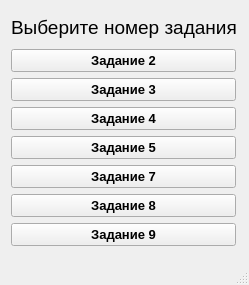
<?xml version="1.0" encoding="UTF-8"?>
<ui version="4.0">
 <class>MainWindow</class>
 <widget class="QMainWindow" name="MainWindow">
  <property name="geometry">
   <rect>
    <x>0</x>
    <y>0</y>
    <width>249</width>
    <height>285</height>
   </rect>
  </property>
  <property name="windowTitle">
   <string>MainWindow</string>
  </property>
  <widget class="QWidget" name="centralwidget">
   <widget class="QWidget" name="">
    <property name="geometry">
     <rect>
      <x>11</x>
      <y>11</y>
      <width>225</width>
      <height>235</height>
     </rect>
    </property>
    <layout class="QVBoxLayout" name="verticalLayout">
     <item>
      <widget class="QLabel" name="label">
       <property name="font">
        <font>
         <pointsize>14</pointsize>
         <weight>50</weight>
         <bold>false</bold>
        </font>
       </property>
       <property name="mouseTracking">
        <bool>false</bool>
       </property>
       <property name="text">
        <string>Выберите номер задания</string>
       </property>
      </widget>
     </item>
     <item>
      <widget class="QPushButton" name="secondTask">
       <property name="font">
        <font>
         <pointsize>10</pointsize>
         <weight>75</weight>
         <bold>true</bold>
        </font>
       </property>
       <property name="text">
        <string>Задание 2</string>
       </property>
      </widget>
     </item>
     <item>
      <widget class="QPushButton" name="thirdTask">
       <property name="font">
        <font>
         <pointsize>10</pointsize>
         <weight>75</weight>
         <bold>true</bold>
        </font>
       </property>
       <property name="text">
        <string>Задание 3</string>
       </property>
      </widget>
     </item>
     <item>
      <widget class="QPushButton" name="fourthTask">
       <property name="font">
        <font>
         <pointsize>10</pointsize>
         <weight>75</weight>
         <bold>true</bold>
        </font>
       </property>
       <property name="text">
        <string>Задание 4</string>
       </property>
      </widget>
     </item>
     <item>
      <widget class="QPushButton" name="fifthTask">
       <property name="font">
        <font>
         <pointsize>10</pointsize>
         <weight>75</weight>
         <bold>true</bold>
        </font>
       </property>
       <property name="text">
        <string>Задание 5</string>
       </property>
      </widget>
     </item>
     <item>
      <widget class="QPushButton" name="seventhTask">
       <property name="font">
        <font>
         <pointsize>10</pointsize>
         <weight>75</weight>
         <bold>true</bold>
        </font>
       </property>
       <property name="text">
        <string>Задание 7</string>
       </property>
      </widget>
     </item>
     <item>
      <widget class="QPushButton" name="eighthTask">
       <property name="font">
        <font>
         <pointsize>10</pointsize>
         <weight>75</weight>
         <bold>true</bold>
        </font>
       </property>
       <property name="text">
        <string>Задание 8</string>
       </property>
      </widget>
     </item>
     <item>
      <widget class="QPushButton" name="ninthTask">
       <property name="font">
        <font>
         <pointsize>10</pointsize>
         <weight>75</weight>
         <bold>true</bold>
        </font>
       </property>
       <property name="text">
        <string>Задание 9</string>
       </property>
      </widget>
     </item>
    </layout>
   </widget>
  </widget>
  <widget class="QMenuBar" name="menubar">
   <property name="geometry">
    <rect>
     <x>0</x>
     <y>0</y>
     <width>249</width>
     <height>21</height>
    </rect>
   </property>
  </widget>
  <widget class="QStatusBar" name="statusbar"/>
 </widget>
 <resources/>
 <connections/>
</ui>
